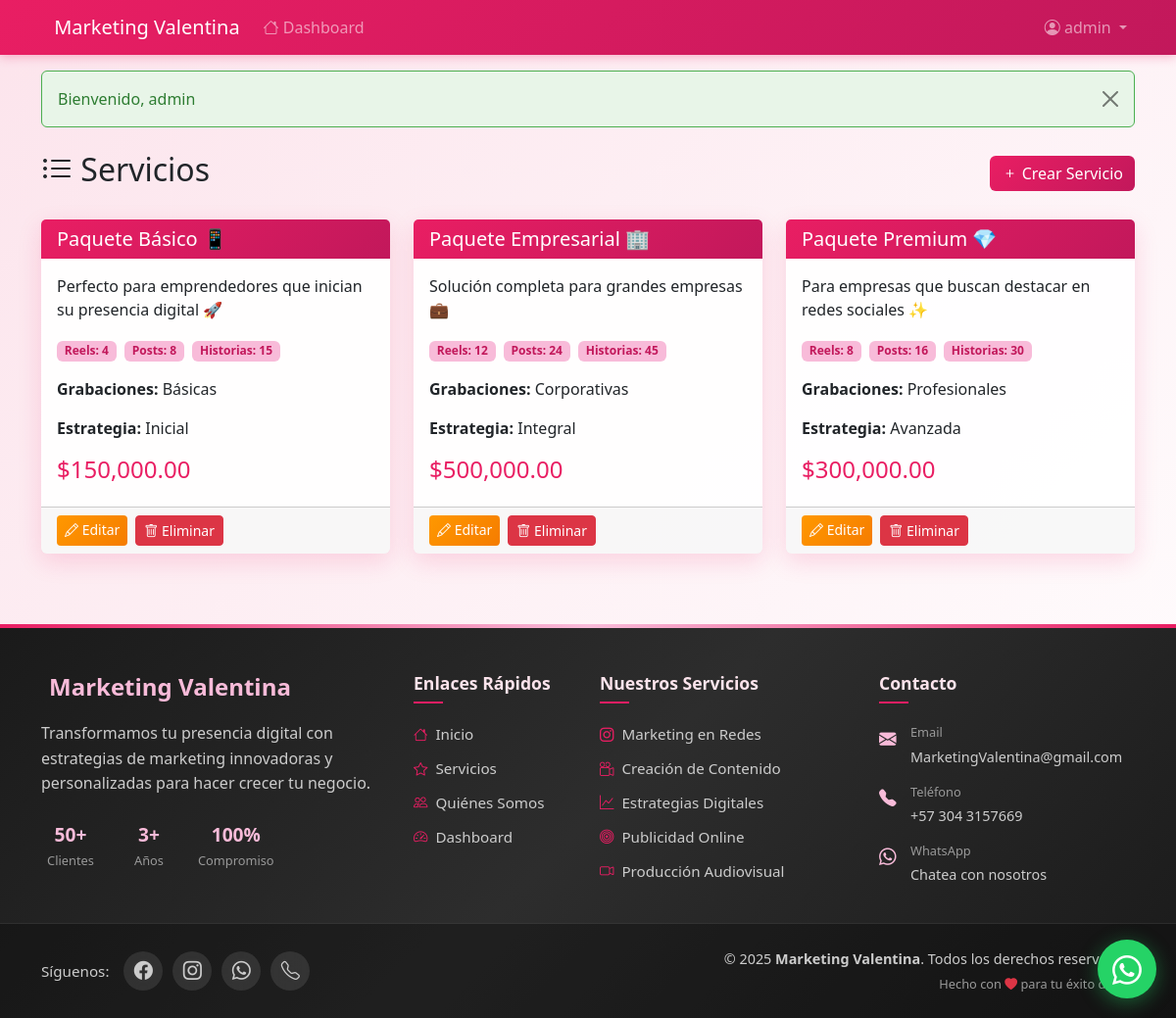
The page /index.php?page=service&action=list (signed in) on the database its author committed.
### tables this page shows
CREATE TABLE services (
    id INT AUTO_INCREMENT PRIMARY KEY,
    nombre VARCHAR(100) NOT NULL,
    descripcion TEXT NOT NULL,
    reels INT DEFAULT NULL,
    post_feed INT DEFAULT NULL,
    historias INT DEFAULT NULL,
    grabaciones VARCHAR(100) DEFAULT NULL,
    estrategia_publicitaria VARCHAR(100) DEFAULT NULL,
    precio DECIMAL(10, 2) NOT NULL
);

### controllers/ServiceController.php (called while the page is built, shortened)
<?php
require_once 'models/ServiceModel.php';
class ServiceController {
    private $serviceModel;
    public function __construct() {
        $this->serviceModel = new ServiceModel();
    }
    public function list() {
        $services = $this->serviceModel->getAllServices();
        require_once 'views/service/list.php';
    }
}
?>

### utils/utils.php (called while the page is built, shortened)
<?php
function isAdmin() {
    return isset($_SESSION['role']) && $_SESSION['role'] === 'admin';
}
?>

### utils/db.php (called while the page is built)
<?php
class Database {
    private $host = 'localhost';
    private $dbname = 'marketing_valentina';
    private $username = 'root';
    private $password = '';
    private $pdo;
    public function __construct() {
        try {
            $this->pdo = new PDO(
                "mysql:host={$this->host};dbname={$this->dbname};charset=utf8mb4",
                $this->username,
                $this->password,
                [
                    PDO::ATTR_ERRMODE => PDO::ERRMODE_EXCEPTION,
                    PDO::ATTR_DEFAULT_FETCH_MODE => PDO::FETCH_ASSOC,
                    PDO::ATTR_EMULATE_PREPARES => false,
                    PDO::MYSQL_ATTR_INIT_COMMAND => "SET NAMES utf8mb4 COLLATE utf8mb4_unicode_ci"
                ]
            );
            $this->pdo->exec("SET CHARACTER SET utf8mb4");
            $this->pdo->exec("SET COLLATION_CONNECTION = utf8mb4_unicode_ci");
        } catch (PDOException $e) {
            die("Error de conexión: " . $e->getMessage());
        }
    }
    public function getConnection() {
        return $this->pdo;
    }
}
?>

### models/ServiceModel.php (called while the page is built, shortened)
<?php
require_once 'utils/db.php';
class ServiceModel {
    private $db;
    public function __construct() {
        $database = new Database();
        $this->db = $database->getConnection();
    }
    public function getAllServices() {
        $stmt = $this->db->prepare("SELECT * FROM services ORDER BY nombre");
        $stmt->execute();
        return $stmt->fetchAll(PDO::FETCH_ASSOC);
    }
}
?>

### views/service/list.php (the view)
<?php require_once 'views/templates/header.php'; ?>
<div class="container mt-4">
    <div class="d-flex justify-content-between align-items-center mb-4">
        <h2><i class="bi bi-list-ul"></i> Servicios</h2>
        <?php if (isAdmin()): ?>
        <a href="index.php?page=service&action=create" class="btn btn-primary">
            <i class="bi bi-plus"></i> Crear Servicio
        </a>
        <?php endif; ?>
    </div>
    <div class="row">
        <?php foreach ($services as $service): ?>
        <div class="col-md-6 col-lg-4 mb-4">
            <div class="card h-100">
                <div class="card-header">
                    <h5 class="card-title mb-0"><?= htmlspecialchars($service['nombre']) ?></h5>
                </div>
                <div class="card-body">
                    <p class="card-text"><?= htmlspecialchars($service['descripcion']) ?></p>
                    <div class="mb-3">
                        <?php if ($service['reels']): ?>
                        <span class="badge bg-info me-1">Reels: <?= $service['reels'] ?></span>
                        <?php endif; ?>
                        <?php if ($service['post_feed']): ?>
                        <span class="badge bg-success me-1">Posts: <?= $service['post_feed'] ?></span>
                        <?php endif; ?>
                        <?php if ($service['historias']): ?>
                        <span class="badge bg-warning me-1">Historias: <?= $service['historias'] ?></span>
                        <?php endif; ?>
                    </div>
                    <?php if ($service['grabaciones']): ?>
                    <p><strong>Grabaciones:</strong> <?= htmlspecialchars($service['grabaciones']) ?></p>
                    <?php endif; ?>
                    <?php if ($service['estrategia_publicitaria']): ?>
                    <p><strong>Estrategia:</strong> <?= htmlspecialchars($service['estrategia_publicitaria']) ?></p>
                    <?php endif; ?>
                    <h4 class="text-primary">$<?= number_format($service['precio'], 2) ?></h4>
                </div>
                <div class="card-footer">
                    <?php if (isAdmin()): ?>
                    <div class="d-flex gap-2">
                        <a href="index.php?page=service&action=edit&id=<?= $service['id'] ?>"
                           class="btn btn-warning btn-sm">
                            <i class="bi bi-pencil"></i> Editar
                        </a>
                        <a href="index.php?page=service&action=delete&id=<?= $service['id'] ?>"
                           class="btn btn-danger btn-sm"
                           onclick="return confirm('¿Estás seguro de eliminar este servicio?')">
                            <i class="bi bi-trash"></i> Eliminar
                        </a>
                    </div>
                    <?php else: ?>
                    <a href="index.php?page=quote&action=request" class="btn btn-primary btn-sm">
                        <i class="bi bi-plus-circle"></i> Solicitar Cotización
                    </a>
                    <?php endif; ?>
                </div>
            </div>
        </div>
        <?php endforeach; ?>
    </div>
</div>
<?php require_once 'views/templates/footer.php'; ?>

### rows shown on the page
services: nombre "Paquete Básico 📱", descripcion "Perfecto para emprendedores que inician su presencia digital 🚀", reels "4", post_feed "8", historias "15", grabaciones "Básicas", estrategia_publicitaria "Inicial", precio "150,000.00"
services: nombre "Paquete Empresarial 🏢", descripcion "Solución completa para grandes empresas 💼", reels "12", post_feed "24", historias "45", grabaciones "Corporativas", estrategia_publicitaria "Integral", precio "500,000.00"
services: nombre "Paquete Premium 💎", descripcion "Para empresas que buscan destacar en redes sociales ✨", reels "8", post_feed "16", historias "30", grabaciones "Profesionales", estrategia_publicitaria "Avanzada", precio "300,000.00"

### other values the page prints
$_SESSION['username'] "admin"
$message['message'] "Bienvenido, admin"
